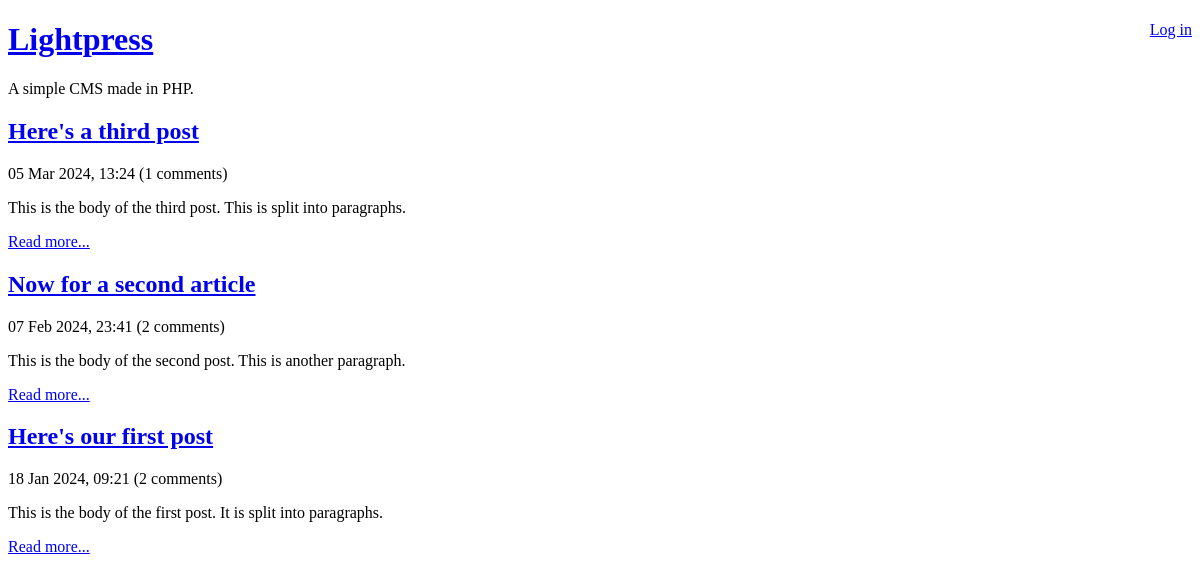
Before: / with the older database file.
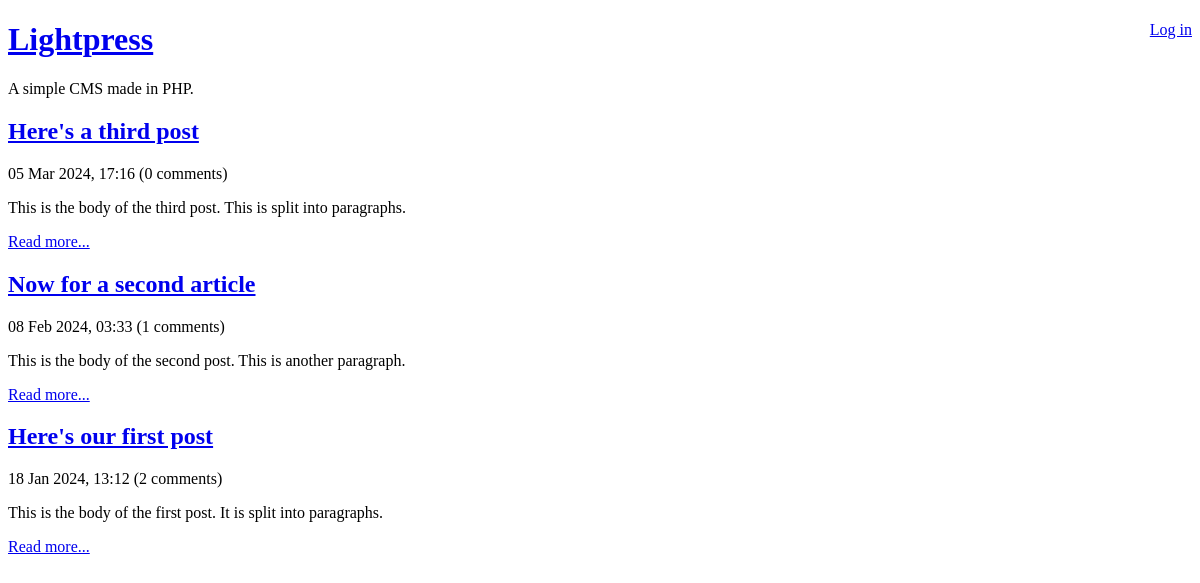
After: the same page with the newer database file.
### tables this page shows
CREATE TABLE post (
    id INTEGER PRIMARY KEY AUTOINCREMENT NOT NULL,
    title VARCHAR NOT NULL,
    body VARCHAR NOT NULL,
    user_id INTEGER NOT NULL,
    created_at VARCHAR NOT NULL,
    updated_at VARCHAR
);

### lib/common.php (called while the page is built, shortened)
<?php
function getRootPath()
{
    return realpath(__DIR__ . '/..');
}
function getDatabasePath()
{
    return getRootPath() . '/data/data.sqlite';
}
function getDsn()
{
    return 'sqlite:' . getDatabasePath();
}
function getPDO()
{
    return new PDO(getDsn());
}
function htmlEscape($html)
{
    return htmlspecialchars($html, ENT_HTML5, 'UTF-8');
}
function convertSqlDate($sqlDate)
{
    $date = DateTime::createFromFormat('Y-m-d H:i:s', $sqlDate);
    return $date->format('d M Y, H:i');
}
function countCommentsForPost($postId)
{
    $pdo = getPDO();
    $sql = "
        SELECT
            COUNT(*) c
        FROM
            comment
        WHERE
            post_id = :post_id
    ";
    $stmt = $pdo->prepare($sql);
    $stmt->execute(
        array('post_id' => $postId, )
    );
    return (int) $stmt->fetchColumn();
}
function isLoggedIn()
{
    return isset($_SESSION['logged_in_username']);
}

### index.php (the view, shortened to what this page needs)
<?php
require_once 'lib/common.php';
$pdo = getPDO();
$statement = $pdo->query(
    'SELECT
        id, title, created_at, body
    FROM
        post
    ORDER BY
        created_at DESC'
);
?>
<!DOCTYPE html>
<html>
    <head>
        <?php require 'templates/title.php' ?>
        <?php while ($row = $statement->fetch(PDO::FETCH_ASSOC)): ?>
            <h2>
               <a href="view-post.php?post_id=<?php echo $row['id'] ?>"><?php echo htmlEscape($row['title']) ?></a>
            </h2>
            <div>
                <?php echo convertSqlDate($row['created_at']) ?>
                (<?php echo countCommentsForPost($row['id']) ?> comments)
            </div>
            <p>
                <?php echo htmlEscape($row['body']) ?>
            </p>
            <p>
                <a
                    href="view-post.php?post_id=<?php echo $row['id'] ?>"
                >Read more...</a>
            </p>
        <?php endwhile ?>
    </body>
</html>

### templates/title.php
<div style="float: right;">
    <?php if (isLoggedIn()): ?>
    Hello <?php echo htmlEscape(getAuthUser()) ?>.
        <a href="logout.php">Log out</a>
    <?php else: ?>
        <a href="login.php">Log in</a>
    <?php endif ?>
</div>
<a href="index.php"><h1>Lightpress</h1></a>
<p>A simple CMS made in PHP.</p>

Changed rows visible on the page:
changed post "Here's a third post": created_at "05 Mar 2024, 13:24" → "05 Mar 2024, 17:16"; id "1" → "0"
changed post "Now for a second article": created_at "07 Feb 2024, 23:41" → "08 Feb 2024, 03:33"; id "2" → "1"
changed post "Here's our first post": created_at "18 Jan 2024, 09:21" → "18 Jan 2024, 13:12"
